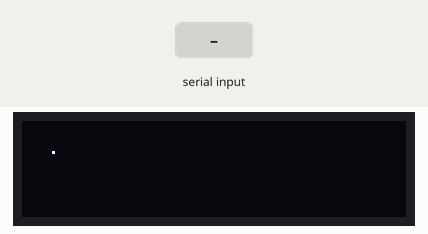
The sketch below on a simulated Arduino Uno, built with avr-gcc and run on an emulated ATmega328P. On the bench: 128×32 one-colour display. The test bench sets the inputs (shaded band). The display library's start-up logo is not drawn.

Above: at 5.2 s.
5.3 s: "1" received over Serial
At 6.7 s:
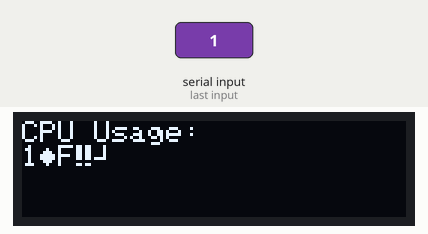
7.8 s: "0" received over Serial
At 10.5 s:
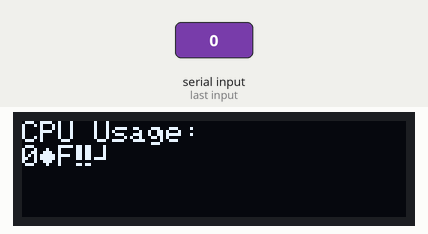
10.8 s: "2" received over Serial
At 13.5 s:
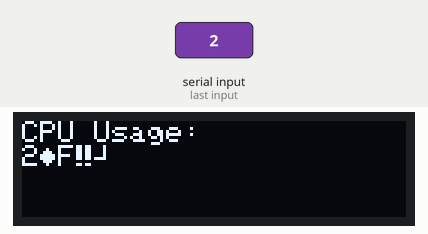
Timing chart, 0 to 15.0 s (numbered marks = the images above; inputs shaded):
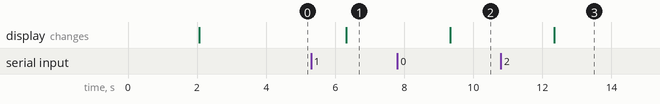

Measured:
- after the input at 5.3 s, the display: changes after 1.0 s (image 1)
- after the input at 7.8 s, the display: changes after 1.5 s (image 2)
- after the input at 10.8 s, the display: changes after 1.5 s (image 3)

The sketch:

lcd_test2.ino
```cpp
#include <SPI.h>
#include <Wire.h>
#include <Adafruit_GFX.h>
#include <Adafruit_SSD1306.h>

#define SCREEN_WIDTH 128 // OLED display width, in pixels
#define SCREEN_HEIGHT 32 // OLED display height, in pixels

// Declaration for an SSD1306 display connected to I2C (SDA, SCL pins)
#define OLED_RESET     4 // Reset pin # (or -1 if sharing Arduino reset pin)
Adafruit_SSD1306 display(SCREEN_WIDTH, SCREEN_HEIGHT, &Wire, OLED_RESET);


void setup() {
  Serial.begin(9600);

  // SSD1306_SWITCHCAPVCC = generate display voltage from 3.3V internally
  if(!display.begin(SSD1306_SWITCHCAPVCC, 0x3C)) { // Address 0x3C for 128x32
    Serial.println(F("SSD1306 allocation failed"));
    for(;;); // Don't proceed, loop forever
  }

  // Show initial display buffer contents on the screen --
  // the library initializes this with an Adafruit splash screen.
  display.display();
  delay(2000); // Pause for 2 seconds

  // Clear the buffer
  display.clearDisplay();

  // Draw a single pixel in white
  display.drawPixel(10, 10, SSD1306_WHITE);

  // Show the display buffer on the screen. You MUST call display() after
  // drawing commands to make them visible on screen!
  display.display();
  delay(2000);
}

void loop() {
  // put your main code here, to run repeatedly:
    while(Serial.available() > 0){
    //char inByte = 0;
    char inByte[3];
    //inByte = (char)Serial.read();
    Serial.readBytesUntil(36,inByte,5);
    display.clearDisplay();
    display.setTextSize(1.5);
    display.setTextColor(SSD1306_WHITE);
    display.setCursor(0,0);
    display.println("CPU Usage: ");
    display.print(inByte);
    display.display();
    delay(2000);
  }
}
```
